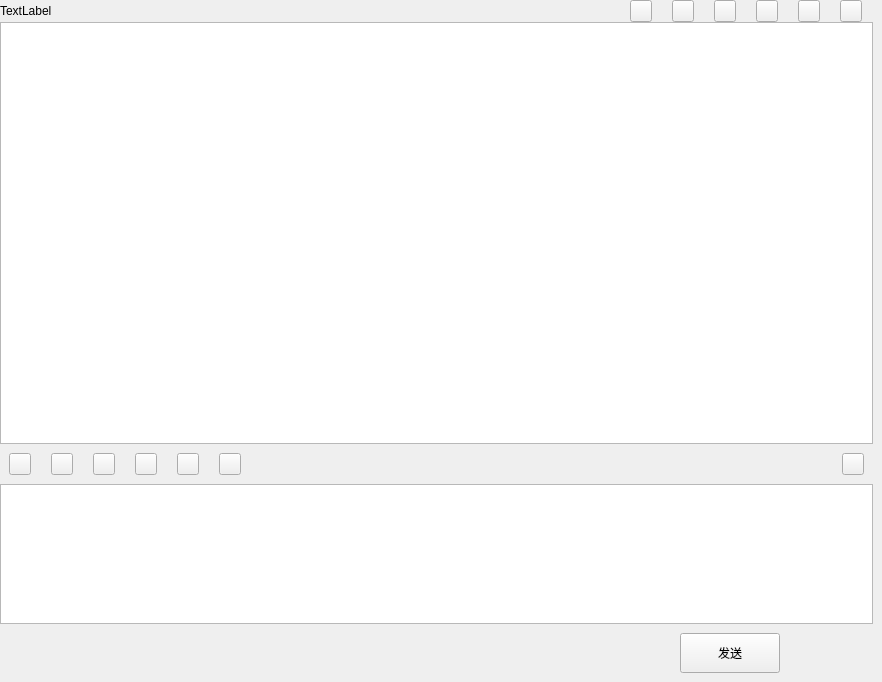
<?xml version="1.0" encoding="UTF-8"?>
<ui version="4.0">
 <class>MessagePage</class>
 <widget class="QWidget" name="MessagePage">
  <property name="geometry">
   <rect>
    <x>0</x>
    <y>0</y>
    <width>882</width>
    <height>682</height>
   </rect>
  </property>
  <property name="sizePolicy">
   <sizepolicy hsizetype="Preferred" vsizetype="Preferred">
    <horstretch>0</horstretch>
    <verstretch>0</verstretch>
   </sizepolicy>
  </property>
  <property name="windowTitle">
   <string>MessagePage</string>
  </property>
  <layout class="QVBoxLayout" name="verticalLayout_2" stretch="0,0">
   <property name="spacing">
    <number>0</number>
   </property>
   <property name="leftMargin">
    <number>0</number>
   </property>
   <property name="topMargin">
    <number>0</number>
   </property>
   <property name="rightMargin">
    <number>0</number>
   </property>
   <property name="bottomMargin">
    <number>0</number>
   </property>
   <item>
    <widget class="QWidget" name="setWidget" native="true">
     <property name="maximumSize">
      <size>
       <width>16777215</width>
       <height>16777215</height>
      </size>
     </property>
     <layout class="QHBoxLayout" name="horizontalLayout_3">
      <property name="spacing">
       <number>20</number>
      </property>
      <property name="leftMargin">
       <number>0</number>
      </property>
      <property name="topMargin">
       <number>0</number>
      </property>
      <property name="rightMargin">
       <number>20</number>
      </property>
      <property name="bottomMargin">
       <number>0</number>
      </property>
      <item>
       <widget class="QLabel" name="nameLab">
        <property name="text">
         <string>TextLabel</string>
        </property>
       </widget>
      </item>
      <item>
       <spacer name="horizontalSpacer_2">
        <property name="orientation">
         <enum>Qt::Horizontal</enum>
        </property>
        <property name="sizeHint" stdset="0">
         <size>
          <width>40</width>
          <height>20</height>
         </size>
        </property>
       </spacer>
      </item>
      <item>
       <widget class="QPushButton" name="callphoneBtn">
        <property name="maximumSize">
         <size>
          <width>22</width>
          <height>22</height>
         </size>
        </property>
        <property name="text">
         <string/>
        </property>
       </widget>
      </item>
      <item>
       <widget class="QPushButton" name="callviewBtn">
        <property name="maximumSize">
         <size>
          <width>22</width>
          <height>22</height>
         </size>
        </property>
        <property name="text">
         <string/>
        </property>
       </widget>
      </item>
      <item>
       <widget class="QPushButton" name="otherBtn_1">
        <property name="maximumSize">
         <size>
          <width>22</width>
          <height>22</height>
         </size>
        </property>
        <property name="text">
         <string/>
        </property>
       </widget>
      </item>
      <item>
       <widget class="QPushButton" name="otherBtn_2">
        <property name="maximumSize">
         <size>
          <width>22</width>
          <height>22</height>
         </size>
        </property>
        <property name="text">
         <string/>
        </property>
       </widget>
      </item>
      <item>
       <widget class="QPushButton" name="inviteBtn">
        <property name="maximumSize">
         <size>
          <width>22</width>
          <height>22</height>
         </size>
        </property>
        <property name="text">
         <string/>
        </property>
       </widget>
      </item>
      <item>
       <widget class="QPushButton" name="moreBtn">
        <property name="maximumSize">
         <size>
          <width>22</width>
          <height>22</height>
         </size>
        </property>
        <property name="text">
         <string/>
        </property>
       </widget>
      </item>
     </layout>
    </widget>
   </item>
   <item>
    <widget class="QWidget" name="messageWidget" native="true">
     <layout class="QVBoxLayout" name="verticalLayout" stretch="60,1,20,1">
      <property name="spacing">
       <number>0</number>
      </property>
      <property name="leftMargin">
       <number>0</number>
      </property>
      <property name="topMargin">
       <number>0</number>
      </property>
      <property name="rightMargin">
       <number>9</number>
      </property>
      <property name="bottomMargin">
       <number>0</number>
      </property>
      <item>
       <widget class="QListWidget" name="messageListWidget"/>
      </item>
      <item>
       <widget class="QWidget" name="widget_5" native="true">
        <layout class="QHBoxLayout" name="horizontalLayout_4">
         <property name="spacing">
          <number>20</number>
         </property>
         <item>
          <widget class="QPushButton" name="expressBtn">
           <property name="maximumSize">
            <size>
             <width>22</width>
             <height>22</height>
            </size>
           </property>
           <property name="text">
            <string/>
           </property>
          </widget>
         </item>
         <item>
          <widget class="QPushButton" name="screenshotBtn">
           <property name="maximumSize">
            <size>
             <width>22</width>
             <height>22</height>
            </size>
           </property>
           <property name="text">
            <string/>
           </property>
          </widget>
         </item>
         <item>
          <widget class="QPushButton" name="fileBtn">
           <property name="maximumSize">
            <size>
             <width>22</width>
             <height>22</height>
            </size>
           </property>
           <property name="text">
            <string/>
           </property>
          </widget>
         </item>
         <item>
          <widget class="QPushButton" name="pictureBtn">
           <property name="maximumSize">
            <size>
             <width>22</width>
             <height>22</height>
            </size>
           </property>
           <property name="text">
            <string/>
           </property>
          </widget>
         </item>
         <item>
          <widget class="QPushButton" name="moneyBtn">
           <property name="maximumSize">
            <size>
             <width>22</width>
             <height>22</height>
            </size>
           </property>
           <property name="text">
            <string/>
           </property>
          </widget>
         </item>
         <item>
          <widget class="QPushButton" name="voiceBtn">
           <property name="maximumSize">
            <size>
             <width>22</width>
             <height>22</height>
            </size>
           </property>
           <property name="text">
            <string/>
           </property>
          </widget>
         </item>
         <item>
          <spacer name="horizontalSpacer">
           <property name="orientation">
            <enum>Qt::Horizontal</enum>
           </property>
           <property name="sizeHint" stdset="0">
            <size>
             <width>272</width>
             <height>20</height>
            </size>
           </property>
          </spacer>
         </item>
         <item>
          <widget class="QPushButton" name="messagerecordBtn">
           <property name="maximumSize">
            <size>
             <width>22</width>
             <height>22</height>
            </size>
           </property>
           <property name="text">
            <string/>
           </property>
          </widget>
         </item>
        </layout>
       </widget>
      </item>
      <item>
       <widget class="QTextEdit" name="messageTextEdit"/>
      </item>
      <item>
       <widget class="QWidget" name="widget_6" native="true">
        <layout class="QHBoxLayout" name="horizontalLayout_5" stretch="8,3,1">
         <item>
          <spacer name="horizontalSpacer_3">
           <property name="orientation">
            <enum>Qt::Horizontal</enum>
           </property>
           <property name="sizeHint" stdset="0">
            <size>
             <width>457</width>
             <height>20</height>
            </size>
           </property>
          </spacer>
         </item>
         <item>
          <widget class="QPushButton" name="sendBtn">
           <property name="minimumSize">
            <size>
             <width>100</width>
             <height>40</height>
            </size>
           </property>
           <property name="maximumSize">
            <size>
             <width>100</width>
             <height>40</height>
            </size>
           </property>
           <property name="text">
            <string>发送</string>
           </property>
          </widget>
         </item>
         <item>
          <spacer name="horizontalSpacer_5">
           <property name="orientation">
            <enum>Qt::Horizontal</enum>
           </property>
           <property name="sizeHint" stdset="0">
            <size>
             <width>40</width>
             <height>20</height>
            </size>
           </property>
          </spacer>
         </item>
        </layout>
       </widget>
      </item>
     </layout>
    </widget>
   </item>
  </layout>
 </widget>
 <resources/>
 <connections/>
</ui>
